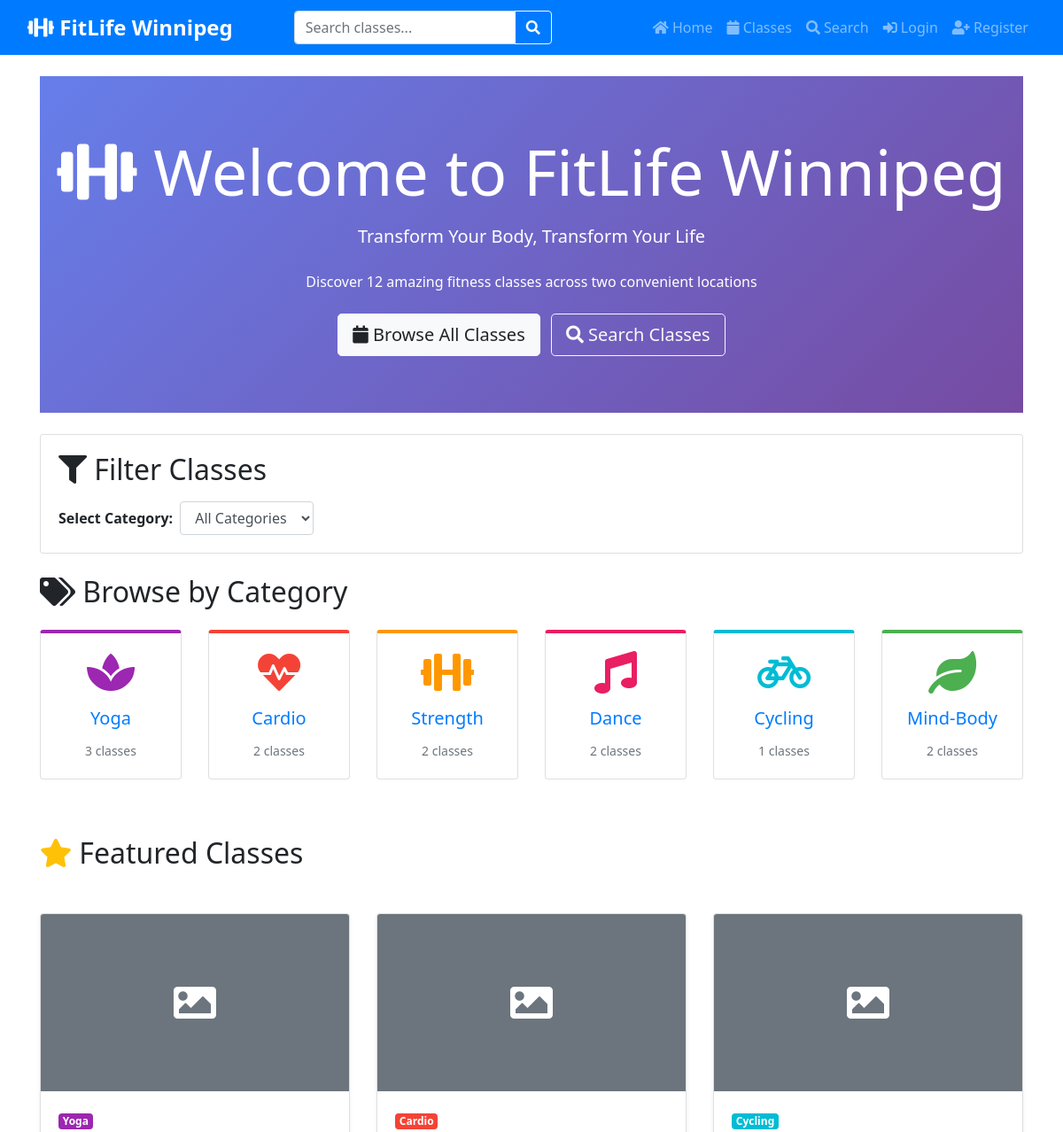
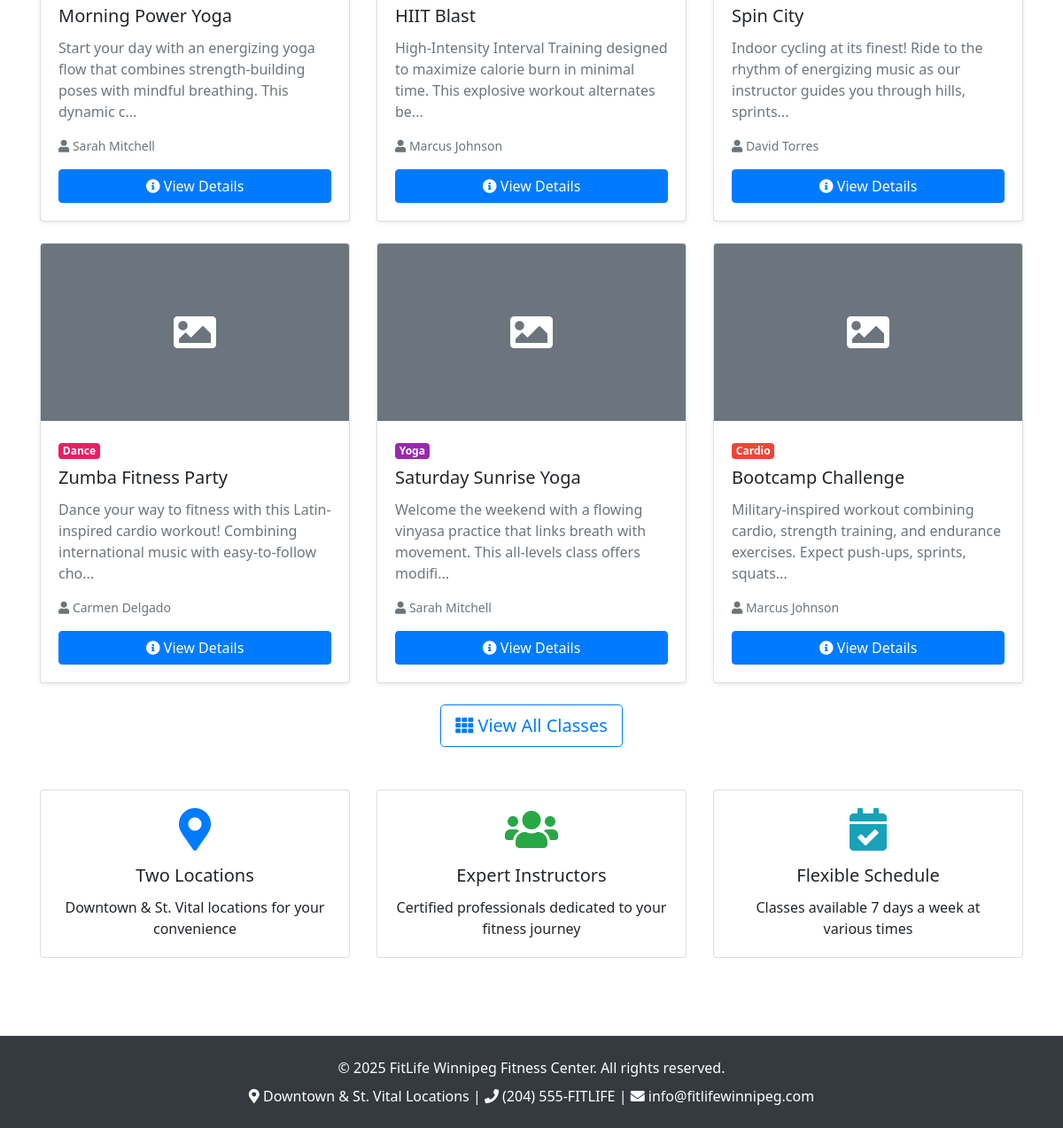
The page / on the database its author committed (2 pictures, top to bottom).
### tables this page shows
CREATE TABLE categories (
    category_id INT AUTO_INCREMENT PRIMARY KEY,
    category_name VARCHAR(100) NOT NULL UNIQUE,
    category_description TEXT,
    category_icon VARCHAR(50),
    color_code VARCHAR(7) DEFAULT '#007bff',
    display_order INT DEFAULT 0,
    created_at TIMESTAMP DEFAULT CURRENT_TIMESTAMP,
    updated_at TIMESTAMP DEFAULT CURRENT_TIMESTAMP ON UPDATE CURRENT_TIMESTAMP
);

CREATE TABLE classes (
    class_id INT AUTO_INCREMENT PRIMARY KEY,
    class_name VARCHAR(150) NOT NULL,
    class_description TEXT NOT NULL,
    instructor_name VARCHAR(100) NOT NULL,
    duration_minutes INT DEFAULT 60,
    difficulty_level ENUM('Beginner', 'Intermediate', 'Advanced', 'All Levels') DEFAULT 'All Levels',
    max_participants INT DEFAULT 20,
    current_enrolled INT DEFAULT 0,
    day_of_week ENUM('Monday', 'Tuesday', 'Wednesday', 'Thursday', 'Friday', 'Saturday', 'Sunday') NOT NULL,
    start_time TIME NOT NULL,
    class_location ENUM('Downtown', 'St. Vital') NOT NULL,
    room_number VARCHAR(20),
    equipment_needed VARCHAR(200),
    calories_burned_avg INT,
    category_id INT,
    is_active BOOLEAN DEFAULT 1,
    is_featured BOOLEAN DEFAULT 0,
    instructor_image_path VARCHAR(255),
    slug VARCHAR(200),
    created_at TIMESTAMP DEFAULT CURRENT_TIMESTAMP,
    updated_at TIMESTAMP DEFAULT CURRENT_TIMESTAMP ON UPDATE CURRENT_TIMESTAMP,
    FOREIGN KEY (category_id) REFERENCES categories(category_id) ON DELETE SET NULL,
    INDEX idx_category (category_id),
    INDEX idx_day (day_of_week),
    INDEX idx_location (class_location)
);

### includes/validation.php (called while the page is built, shortened)
<?php
function sanitizeString($string) {
    return htmlspecialchars(trim($string), ENT_QUOTES, 'UTF-8');
}
?>

### includes/functions.php (called while the page is built, shortened)
    <?php endif;
function truncateText($text, $length = 100, $suffix = '...') {
    return substr($text, 0, $length) . $suffix;
}
?>

### public/index.php (the view, shortened to what this page needs)
<?php
require_once '../includes/functions.php';
require_once '../includes/validation.php';
$pdo = getDBConnection();
$selected_category = isset($_GET['category']) ? (int)$_GET['category'] : 0;
if ($selected_category > 0) {
    $stmt = $pdo->prepare("
        SELECT c.*, cat.category_name, cat.color_code
        FROM classes c
        LEFT JOIN categories cat ON c.category_id = cat.category_id
        WHERE c.is_active = 1
        AND c.category_id = ?
        ORDER BY c.class_name
        LIMIT 12
    ");
    $stmt->execute([$selected_category]);
    $featured_classes = $stmt->fetchAll();
} else {
    $stmt = $pdo->query("
        SELECT c.*, cat.category_name, cat.color_code
        FROM classes c
        LEFT JOIN categories cat ON c.category_id = cat.category_id
        WHERE c.is_active = 1 AND c.is_featured = 1
        LIMIT 6
    ");
    $featured_classes = $stmt->fetchAll();
}
$stmt = $pdo->query("
    SELECT cat.*, COUNT(c.class_id) as class_count
    FROM categories cat
    LEFT JOIN classes c ON cat.category_id = c.category_id AND c.is_active = 1
    GROUP BY cat.category_id
    ORDER BY cat.display_order, cat.category_name
");
$categories = $stmt->fetchAll();
$stmt = $pdo->query("SELECT COUNT(*) as total FROM classes WHERE is_active = 1");
$total_classes = $stmt->fetch()['total'];
$selected_category_name = "All Categories";
include '../includes/header.php';
?>
<div class="jumbotron jumbotron-fluid bg-primary text-white mb-4">
    <div class="container text-center">
        <h1 class="display-3 mb-3">
            <i class="fas fa-dumbbell"></i> Welcome to FitLife Winnipeg
        </h1>
        <p class="lead mb-4">
            Transform Your Body, Transform Your Life
        </p>
        <p class="mb-4">
            Discover <?= $total_classes ?> amazing fitness classes across two convenient locations
        </p>
        <a href="classes.php" class="btn btn-light btn-lg mr-2">
            <i class="fas fa-calendar"></i> Browse All Classes
        </a>
        <a href="search.php" class="btn btn-outline-light btn-lg">
            <i class="fas fa-search"></i> Search Classes
        </a>
    </div>
</div>
<div class="row mb-4">
    <div class="col-12">
        <div class="card">
            <div class="card-body">
                <h2 class="card-title mb-3">
                    <i class="fas fa-filter"></i> Filter Classes
                </h2>
                <form method="GET" action="" class="form-inline">
                    <div class="form-group mr-3">
                        <label for="category" class="mr-2"><strong>Select Category:</strong></label>
                        <select name="category" id="category" class="form-control" onchange="this.form.submit()">
                            <option value="0" <?= $selected_category == 0 ? 'selected' : '' ?>>All Categories</option>
                        </select>
                    </div>
                </form>
            </div>
        </div>
    </div>
</div>
<div class="row mb-5">
    <div class="col-12">
        <h2 class="mb-4">
            <i class="fas fa-tags"></i> Browse by Category
        </h2>
    </div>
    <?php foreach ($categories as $category): ?>
        <div class="col-md-4 col-lg-2 mb-3">
            <a href="category.php?id=<?= $category['category_id'] ?>" class="text-decoration-none">
                <div class="card h-100 text-center hover-shadow" style="border-top: 4px solid <?= $category['color_code'] ?>">
                    <div class="card-body">
                        <i class="fas <?= $category['category_icon'] ?> fa-3x mb-3" style="color: <?= $category['color_code'] ?>"></i>
                        <h5 class="card-title"><?= sanitizeString($category['category_name']) ?></h5>
                        <p class="text-muted mb-0">
                            <small><?= $category['class_count'] ?> classes</small>
                        </p>
                    </div>
                </div>
            </a>
        </div>
    <?php endforeach; ?>
</div>
<div class="row mb-4">
    <div class="col-12">
        <?php if ($selected_category > 0): ?>
            <h2 class="mb-4">
                <i class="fas <?= getCategoryIconById($categories, $selected_category) ?>"
                   style="color: <?= getCategoryColorById($categories, $selected_category) ?>"></i>
                <?= $selected_category_name ?> Classes
            </h2>
        <?php else: ?>
            <h2 class="mb-4">
                <i class="fas fa-star text-warning"></i> Featured Classes
            </h2>
        <?php endif; ?>
    </div>
</div>
<?php if (count($featured_classes) > 0): ?>
    <div class="row">
        <?php foreach ($featured_classes as $class): ?>
            <div class="col-md-6 col-lg-4 mb-4">
                <div class="card h-100 shadow-sm">
                    <?php if ($class['instructor_image_path']): ?>
                        <img src="../admin/uploads/instructors/<?= sanitizeString($class['instructor_image_path']) ?>"
                             class="card-img-top"
                             alt="<?= sanitizeString($class['instructor_name']) ?>"
                             style="height: 200px; object-fit: cover;">
                    <?php else: ?>
                        <div class="card-img-top bg-secondary d-flex align-items-center justify-content-center" style="height: 200px;">
                            <i class="fas fa-image fa-3x text-white"></i>
                        </div>
                    <?php endif; ?>
                    <div class="card-body">
                        <div class="mb-2">
                            <?php if ($class['category_name']): ?>
                                <span class="badge badge-info" style="background-color: <?= $class['color_code'] ?>">
                                    <?= sanitizeString($class['category_name']) ?>
                                </span>
                            <?php endif; ?>
                        </div>
                        <h5 class="card-title"><?= sanitizeString($class['class_name']) ?></h5>
                        <p class="card-text text-muted">
                            <?= truncateText($class['class_description'], 120) ?>
                        </p>
                        <div class="small text-muted mb-3">
                            <div><i class="fas fa-user"></i> <?= sanitizeString($class['instructor_name']) ?></div>
                        </div>
                        <a href="class-detail.php?id=<?= $class['class_id'] ?>" class="btn btn-primary btn-block">
                            <i class="fas fa-info-circle"></i> View Details
                        </a>
                    </div>
                </div>
            </div>
        <?php endforeach; ?>
    </div>
    <div class="text-center mb-5">
        <?php if ($selected_category > 0): ?>
            <a href="classes.php?category=<?= $selected_category ?>" class="btn btn-primary btn-lg mr-2">
                <i class="fas fa-th"></i> View All <?= $selected_category_name ?> Classes
            </a>
            <a href="index.php" class="btn btn-outline-secondary btn-lg">
                <i class="fas fa-star"></i> Back to Featured Classes
            </a>
        <?php else: ?>
            <a href="classes.php" class="btn btn-outline-primary btn-lg">
                <i class="fas fa-th"></i> View All Classes
            </a>
        <?php endif; ?>
    </div>
<?php endif; ?>
<div class="row mb-4">
    <div class="col-md-4 mb-3">
        <div class="card text-center h-100">
            <div class="card-body">
                <i class="fas fa-map-marker-alt fa-3x text-primary mb-3"></i>
                <h5 class="card-title">Two Locations</h5>
                <p class="card-text">
                    Downtown & St. Vital locations for your convenience
                </p>
            </div>
        </div>
    </div>
    <div class="col-md-4 mb-3">
        <div class="card text-center h-100">
            <div class="card-body">
                <i class="fas fa-users fa-3x text-success mb-3"></i>
                <h5 class="card-title">Expert Instructors</h5>
                <p class="card-text">
                    Certified professionals dedicated to your fitness journey
                </p>
            </div>
        </div>
    </div>
    <div class="col-md-4 mb-3">
        <div class="card text-center h-100">
            <div class="card-body">
                <i class="fas fa-calendar-check fa-3x text-info mb-3"></i>
                <h5 class="card-title">Flexible Schedule</h5>
                <p class="card-text">
                    Classes available 7 days a week at various times
                </p>
            </div>
        </div>
    </div>
</div>
<?php include '../includes/footer.php'; ?>

### rows shown on the page
categories: category_name "Yoga", class_count "3"
categories: category_name "Cardio", class_count "2"
categories: category_name "Strength", class_count "2"
categories: category_name "Dance", class_count "2"
categories: category_name "Cycling", class_count "1"
categories: category_name "Mind-Body", class_count "2"
classes: category.category_name "Yoga", class_name "Morning Power Yoga", class_description "Start your day with an energizing yoga flow that combines strength-building poses with mindful breathing. This dynamic c...", instructor_name "Sarah Mitchell"
classes: category.category_name "Cardio", class_name "HIIT Blast", class_description "High-Intensity Interval Training designed to maximize calorie burn in minimal time. This explosive workout alternates be...", instructor_name "Marcus Johnson"
classes: category.category_name "Cycling", class_name "Spin City", class_description "Indoor cycling at its finest! Ride to the rhythm of energizing music as our instructor guides you through hills, sprints...", instructor_name "David Torres"
classes: category.category_name "Dance", class_name "Zumba Fitness Party", class_description "Dance your way to fitness with this Latin-inspired cardio workout! Combining international music with easy-to-follow cho...", instructor_name "Carmen Delgado"
classes: category.category_name "Yoga", class_name "Saturday Sunrise Yoga", class_description "Welcome the weekend with a flowing vinyasa practice that links breath with movement. This all-levels class offers modifi...", instructor_name "Sarah Mitchell"
classes: category.category_name "Cardio", class_name "Bootcamp Challenge", class_description "Military-inspired workout combining cardio, strength training, and endurance exercises. Expect push-ups, sprints, squats...", instructor_name "Marcus Johnson"

### other values the page prints
$total_classes "12"
